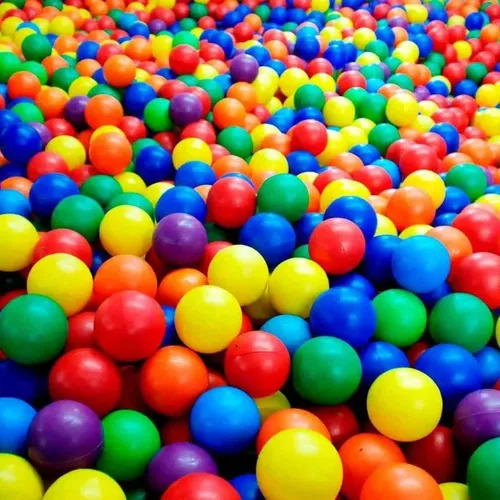
#> input picture imagens/imagem.jpg, 500 x 500 px, given in place of the camera
$ python 27-exemplo.py
#> lines starting #> are read from the running program, lines starting #| are printed output that depends on the picture; after the words box and inside, x2 and y2 are one past the last pixel; in counts of white or black regions, pixels touching at a corner belong together
import numpy as np
import cv2

azulEscuro = np.array([100,67,0], dtype='uint8')
azulClaro = np.array([255,128,50], dtype='uint8')

camera = cv2.VideoCapture(0)

while True:
    (sucesso, frame) = camera.read()
#> frame is the input picture: shape (500, 500, 3); mean B, G, R 83.2, 110.7, 131.8
    if not sucesso:
        break

    obj = cv2.inRange(frame, azulEscuro, azulClaro)
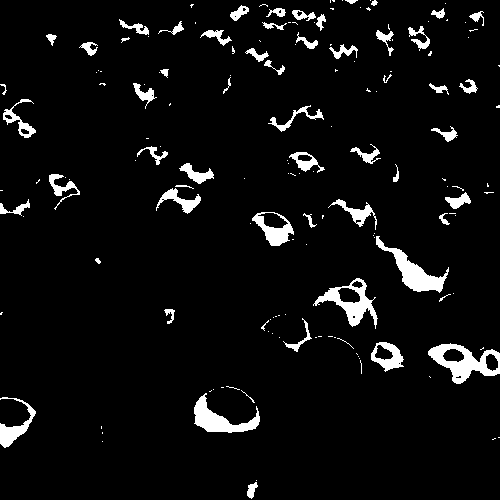
#> obj: shape (500, 500); 5.3% white; 161 white regions (103 under 20 px)

    (cnts, _) = cv2.findContours(obj.copy(), cv2.RETR_TREE, cv2.CHAIN_APPROX_SIMPLE)
#> cnts = 186 contours, 129 with area under 20; largest, box (x1, y1, x2, y2) and area: (428, 343, 500, 384) 1570, (313, 278, 378, 329) 1228, (376, 236, 449, 293) 1054, (194, 393, 260, 433) 936, (252, 212, 294, 246) 828

    if len(cnts) > 0:
        cnt =sorted(cnts, key=cv2.contourArea, reverse=True)[0]
#> cnt = contour of 106 points, box (x1, y1, x2, y2) (428, 343, 500, 384), area 1570
        rect = np.int32(cv2.boxPoints(cv2.minAreaRect(cnt)))
#> rect = [[499, 383], [428, 383], [428, 343], [499, 343]]
        cv2.drawContours(frame, [rect], -1, (0,255,255), 2)
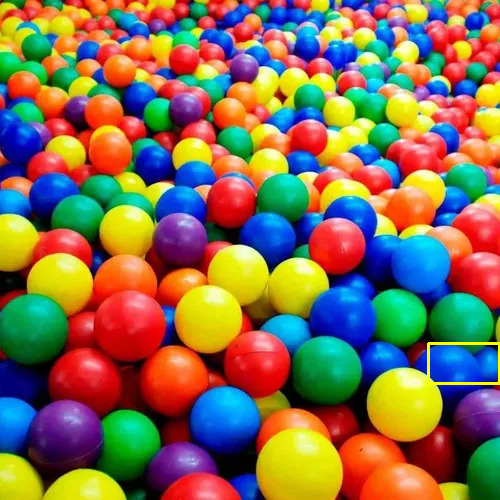
#> frame: shape (500, 500, 3); 0.25% of pixels changed, all inside (x1, y1, x2, y2) = (427, 342, 500, 385)

    cv2.imshow("Janela", frame)
    cv2.imshow("Janela", obj)

    if cv2.waitKey(1) & 0xFF == ord("s"):
#> (key Esc is pressed here)
        break

camera.release()
cv2.destroyAllWindows()
